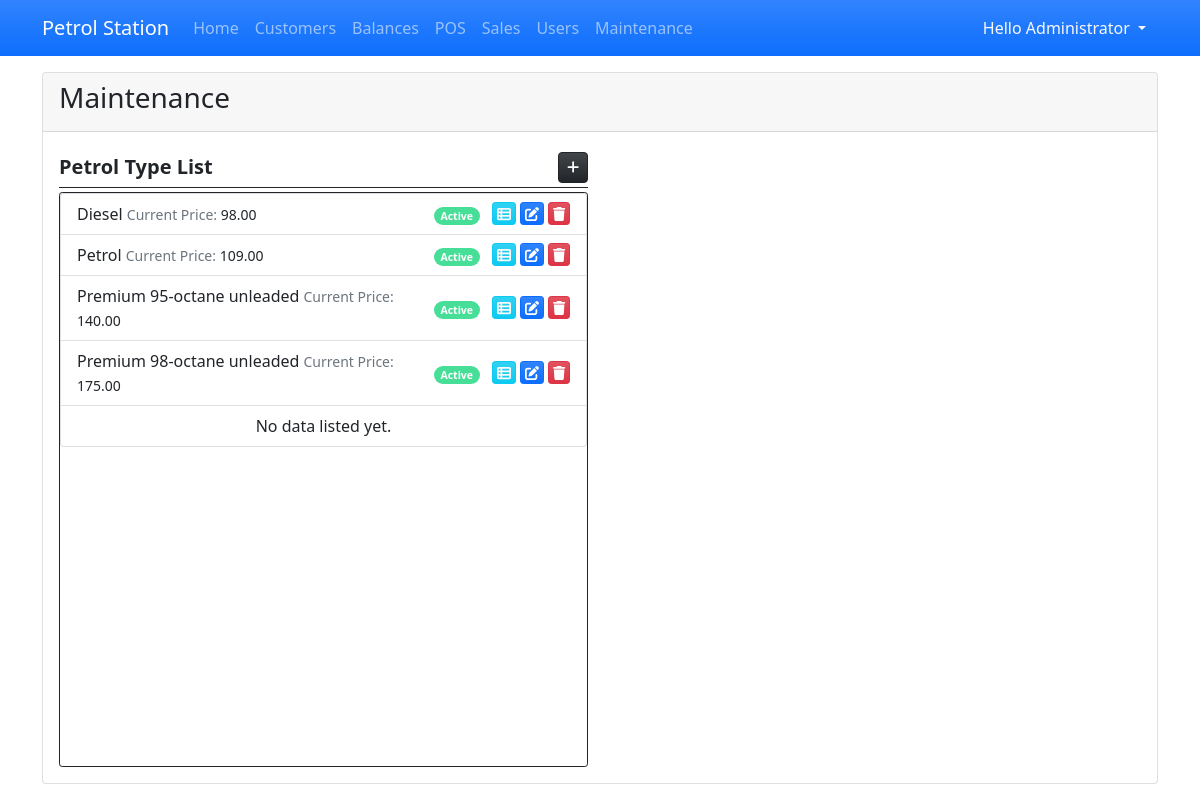
Screenshot of /?page=maintenance (signed in) with the database file from the repository.
### tables this page shows
CREATE TABLE `petrol_type_list` (
            `petrol_type_id` INTEGER NOT NULL PRIMARY KEY AUTOINCREMENT,
            `name` TEXT NOT NULL,
            `price` REAL NOT NULL,
            `status` INTEGER NOT NULL DEFAULT 1
        );

### maintenance.php (the view, shortened to what this page needs)
<div class="card h-100 d-flex flex-column">
    <div class="card-header d-flex justify-content-between">
        <h3 class="card-title">Maintenance</h3>
    </div>
    <div class="card-body flex-grow-1">
        <div class="col-12 h-100">
            <div class="row h-100">
                <div class="col-md-6 h-100 d-flex flex-column">
                    <div class="w-100 d-flex border-bottom border-dark py-1 mb-1">
                        <div class="fs-5 col-auto flex-grow-1"><b>Petrol Type List</b></div>
                        <div class="col-auto flex-grow-0 d-flex justify-content-end">
                            <a href="javascript:void(0)" id="new_petrol_type" class="btn btn-dark btn-sm bg-gradient rounded-2" title="Add Pertol Type"><span class="fa fa-plus"></span></a>
                        </div>
                    </div>
                    <div class="h-100 overflow-auto border rounded-1 border-dark">
                        <ul class="list-group">
                            <?php
                            $cat_qry = $conn->query("SELECT * FROM `petrol_type_list` order by `name` asc");
                            while($row = $cat_qry->fetchArray()):
                            ?>
                            <li class="list-group-item d-flex align-items-center">
                                <div class="col-8 flex-grow-1">
                                    <?php echo $row['name'] ?> <small><span class="text-muted">Current Price: </span><?php echo number_format($row['price'],2) ?></small>
                                </div>
                                <div class="col-2 pe-2 text-end">
                                    <?php
                                        if(isset($row['status']) && $row['status'] == 1){
                                            echo "<small><span class='badge rounded-pill bg-success'>Active</span></small>";
                                        }else{
                                            echo "<small><span class='badge rounded-pill bg-danger'>Inactive</span></small>";
                                        }
                                    ?>
                                </div>
                                <div class="col-2 d-flex justify-content-end">
                                    <a href="javascript:void(0)" class="view_petrol_type btn btn-sm btn-info text-light bg-gradient py-0 px-1 me-1" title="View Pertol Type Details" data-id="<?php echo $row['petrol_type_id'] ?>" ><span class="fa fa-th-list"></span></a>
                                    <a href="javascript:void(0)" class="edit_petrol_type btn btn-sm btn-primary bg-gradient py-0 px-1 me-1" title="Edit Pertol Type Details" data-id="<?php echo $row['petrol_type_id'] ?>"  data-name="<?php echo $row['name'] ?>"><span class="fa fa-edit"></span></a>
                                    <a href="javascript:void(0)" class="delete_petrol_type btn btn-sm btn-danger bg-gradient py-0 px-1" title="Delete Pertol Type" data-id="<?php echo $row['petrol_type_id'] ?>"  data-name="<?php echo $row['name'] ?>"><span class="fa fa-trash"></span></a>
                                </div>
                            </li>
                            <?php endwhile; ?>
                            <?php if(!$cat_qry->fetchArray()): ?>
                                <li class="list-group-item text-center">No data listed yet.</li>
                            <?php endif; ?>
                        </ul>
                    </div>
                </div>
            </div>
        </div>
    </div>
</div>

### index.php (style rules this page uses)
:root { --bs-success-rgb:71, 222, 152 !important; }
html,body { height:100%; width:100%; }

### rows the page displays
petrol_type_list: name "Diesel", price "98.00", status "Active"
petrol_type_list: name "Petrol", price "109.00", status "Active"
petrol_type_list: name "Premium 95-octane unleaded", price "140.00", status "Active"
petrol_type_list: name "Premium 98-octane unleaded", price "175.00", status "Active"

### other values shown
$_SESSION['fullname'] "Administrator"
